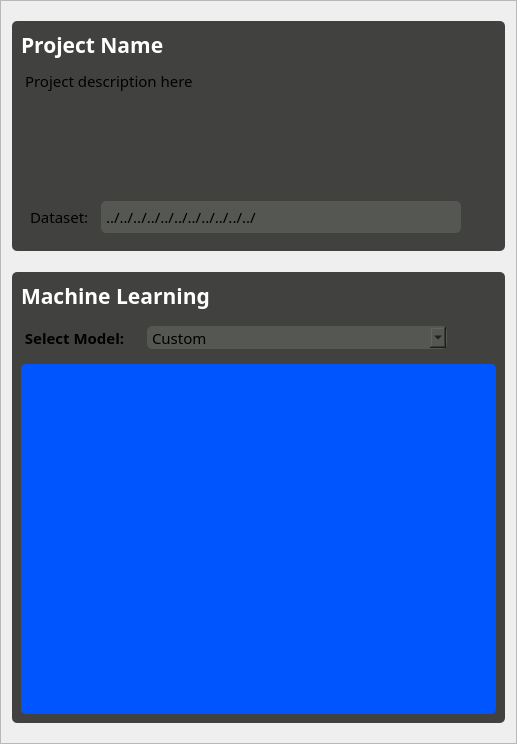
            <widget class="QFrame" name="descriptionMLFrame">
             <property name="sizePolicy">
              <sizepolicy hsizetype="Expanding" vsizetype="Expanding">
               <horstretch>0</horstretch>
               <verstretch>0</verstretch>
              </sizepolicy>
             </property>
             <property name="maximumSize">
              <size>
               <width>700</width>
               <height>16777215</height>
              </size>
             </property>
             <property name="frameShape">
              <enum>QFrame::StyledPanel</enum>
             </property>
             <property name="frameShadow">
              <enum>QFrame::Raised</enum>
             </property>
             <layout class="QVBoxLayout" name="verticalLayout_15">
              <property name="topMargin">
               <number>20</number>
              </property>
              <property name="bottomMargin">
               <number>20</number>
              </property>
              <item>
               <widget class="QFrame" name="descriptionFrame">
                <property name="sizePolicy">
                 <sizepolicy hsizetype="Preferred" vsizetype="Fixed">
                  <horstretch>0</horstretch>
                  <verstretch>0</verstretch>
                 </sizepolicy>
                </property>
                <property name="minimumSize">
                 <size>
                  <width>0</width>
                  <height>200</height>
                 </size>
                </property>
                <property name="maximumSize">
                 <size>
                  <width>16777215</width>
                  <height>250</height>
                 </size>
                </property>
                <property name="styleSheet">
                 <string notr="true">background-color: rgb(65, 66, 64);
border-radius: 5px;</string>
                </property>
                <property name="frameShape">
                 <enum>QFrame::StyledPanel</enum>
                </property>
                <property name="frameShadow">
                 <enum>QFrame::Raised</enum>
                </property>
                <layout class="QVBoxLayout" name="verticalLayout_17">
                 <property name="topMargin">
                  <number>9</number>
                 </property>
                 <property name="bottomMargin">
                  <number>9</number>
                 </property>
                 <item>
                  <widget class="QLabel" name="projectNameLbl">
                   <property name="sizePolicy">
                    <sizepolicy hsizetype="Preferred" vsizetype="Preferred">
                     <horstretch>0</horstretch>
                     <verstretch>0</verstretch>
                    </sizepolicy>
                   </property>
                   <property name="minimumSize">
                    <size>
                     <width>0</width>
                     <height>30</height>
                    </size>
                   </property>
                   <property name="maximumSize">
                    <size>
                     <width>210</width>
                     <height>16777215</height>
                    </size>
                   </property>
                   <property name="font">
                    <font>
                     <family>Gotham Rounded</family>
                     <pointsize>16</pointsize>
                     <weight>75</weight>
                     <italic>false</italic>
                     <bold>true</bold>
                    </font>
                   </property>
                   <property name="styleSheet">
                    <string notr="true">background-color: rgb(65, 66, 64);
border-color: rgb(65, 66, 64);
font: 75 bold 16pt &quot;Gotham Rounded&quot;;
color: rgb(255, 255, 255);</string>
                   </property>
                   <property name="text">
                    <string>Project Name</string>
                   </property>
                   <property name="textFormat">
                    <enum>Qt::PlainText</enum>
                   </property>
                   <property name="alignment">
                    <set>Qt::AlignLeading|Qt::AlignLeft|Qt::AlignVCenter</set>
                   </property>
                   <property name="margin">
                    <number>3</number>
                   </property>
                  </widget>
                 </item>
                 <item>
                  <widget class="QTextEdit" name="projectDescriptionEdit">
                   <property name="sizePolicy">
                    <sizepolicy hsizetype="Preferred" vsizetype="Preferred">
                     <horstretch>0</horstretch>
                     <verstretch>0</verstretch>
                    </sizepolicy>
                   </property>
                   <property name="maximumSize">
                    <size>
                     <width>16777215</width>
                     <height>120</height>
                    </size>
                   </property>
                   <property name="font">
                    <font>
                     <family>Gotham Rounded</family>
                     <pointsize>11</pointsize>
                     <weight>75</weight>
                     <italic>false</italic>
                     <bold>true</bold>
                     <kerning>true</kerning>
                    </font>
                   </property>
                   <property name="styleSheet">
                    <string notr="true">font: 75 bold 11pt &quot;Gotham Rounded&quot;;</string>
                   </property>
                   <property name="autoFormatting">
                    <set>QTextEdit::AutoBulletList</set>
                   </property>
                   <property name="readOnly">
                    <bool>true</bool>
                   </property>
                   <property name="html">
                    <string>&lt;!DOCTYPE HTML PUBLIC &quot;-//W3C//DTD HTML 4.0//EN&quot; &quot;http://www.w3.org/TR/REC-html40/strict.dtd&quot;&gt;
&lt;html&gt;&lt;head&gt;&lt;meta name=&quot;qrichtext&quot; content=&quot;1&quot; /&gt;&lt;style type=&quot;text/css&quot;&gt;
p, li { white-space: pre-wrap; }
&lt;/style&gt;&lt;/head&gt;&lt;body style=&quot; font-family:'Gotham Rounded'; font-size:11pt; font-weight:600; font-style:normal;&quot;&gt;
&lt;p align=&quot;justify&quot; style=&quot; margin-top:0px; margin-bottom:0px; margin-left:0px; margin-right:0px; -qt-block-indent:0; text-indent:0px;&quot;&gt;&lt;span style=&quot; font-weight:96;&quot;&gt;Project description here&lt;/span&gt;&lt;/p&gt;&lt;/body&gt;&lt;/html&gt;</string>
                   </property>
                  </widget>
                 </item>
                 <item>
                  <widget class="QFrame" name="datasetPathFrame">
                   <property name="sizePolicy">
                    <sizepolicy hsizetype="Preferred" vsizetype="Preferred">
                     <horstretch>0</horstretch>
                     <verstretch>0</verstretch>
                    </sizepolicy>
                   </property>
                   <property name="minimumSize">
                    <size>
                     <width>0</width>
                     <height>50</height>
                    </size>
                   </property>
                   <property name="frameShape">
                    <enum>QFrame::StyledPanel</enum>
                   </property>
                   <property name="frameShadow">
                    <enum>QFrame::Raised</enum>
                   </property>
                   <layout class="QHBoxLayout" name="horizontalLayout_7">
                    <item>
                     <widget class="QLabel" name="datasetLbl">
                      <property name="sizePolicy">
                       <sizepolicy hsizetype="Fixed" vsizetype="Preferred">
                        <horstretch>0</horstretch>
                        <verstretch>0</verstretch>
                       </sizepolicy>
                      </property>
                      <property name="minimumSize">
                       <size>
                        <width>65</width>
                        <height>0</height>
                       </size>
                      </property>
                      <property name="maximumSize">
                       <size>
                        <width>50</width>
                        <height>16777215</height>
                       </size>
                      </property>
                      <property name="font">
                       <font>
                        <family>Gotham Rounded</family>
                        <pointsize>11</pointsize>
                        <weight>9</weight>
                        <italic>false</italic>
                        <bold>false</bold>
                       </font>
                      </property>
                      <property name="text">
                       <string>Dataset:</string>
                      </property>
                     </widget>
                    </item>
                    <item>
                     <widget class="QLabel" name="datasetPathLbl">
                      <property name="font">
                       <font>
                        <family>Gotham Rounded</family>
                        <pointsize>11</pointsize>
                        <weight>9</weight>
                        <italic>false</italic>
                        <bold>false</bold>
                       </font>
                      </property>
                      <property name="styleSheet">
                       <string notr="true">background-color: rgb(85, 87, 83);
border : 1px solid;
border-radius: 5px;
border-color:  rgb(85, 87, 83);</string>
                      </property>
                      <property name="lineWidth">
                       <number>1</number>
                      </property>
                      <property name="midLineWidth">
                       <number>0</number>
                      </property>
                      <property name="text">
                       <string>../../../../../../../../../../../</string>
                      </property>
                     </widget>
                    </item>
                    <item>
                     <widget class="QPushButton" name="datasetPathBtn">
                      <property name="minimumSize">
                       <size>
                        <width>0</width>
                        <height>0</height>
                       </size>
                      </property>
                      <property name="maximumSize">
                       <size>
                        <width>20</width>
                        <height>16777215</height>
                       </size>
                      </property>
                      <property name="text">
                       <string/>
                      </property>
                      <property name="icon">
                       <iconset>
                        <normaloff>icons/icons8-ellipsis-20.png</normaloff>icons/icons8-ellipsis-20.png</iconset>
                      </property>
                      <property name="iconSize">
                       <size>
                        <width>12</width>
                        <height>12</height>
                       </size>
                      </property>
                     </widget>
                    </item>
                   </layout>
                  </widget>
                 </item>
                </layout>
               </widget>
              </item>
              <item>
               <spacer name="verticalSpacer_10">
                <property name="orientation">
                 <enum>Qt::Vertical</enum>
                </property>
                <property name="sizeType">
                 <enum>QSizePolicy::Fixed</enum>
                </property>
                <property name="sizeHint" stdset="0">
                 <size>
                  <width>20</width>
                  <height>15</height>
                 </size>
                </property>
               </spacer>
              </item>
              <item>
               <widget class="QFrame" name="mlInfoFrame">
                <property name="minimumSize">
                 <size>
                  <width>0</width>
                  <height>0</height>
                 </size>
                </property>
                <property name="styleSheet">
                 <string notr="true">background-color: rgb(65, 66, 64);
border-radius: 5px;</string>
                </property>
                <property name="frameShape">
                 <enum>QFrame::StyledPanel</enum>
                </property>
                <property name="frameShadow">
                 <enum>QFrame::Raised</enum>
                </property>
                <layout class="QVBoxLayout" name="verticalLayout_24">
                 <property name="spacing">
                  <number>6</number>
                 </property>
                 <property name="bottomMargin">
                  <number>9</number>
                 </property>
                 <item>
                  <widget class="QLabel" name="mlFrameLbl">
                   <property name="minimumSize">
                    <size>
                     <width>0</width>
                     <height>30</height>
                    </size>
                   </property>
                   <property name="maximumSize">
                    <size>
                     <width>250</width>
                     <height>16777215</height>
                    </size>
                   </property>
                   <property name="font">
                    <font>
                     <family>Gotham Rounded</family>
                     <pointsize>16</pointsize>
                     <weight>75</weight>
                     <italic>false</italic>
                     <bold>true</bold>
                    </font>
                   </property>
                   <property name="styleSheet">
                    <string notr="true">background-color: rgb(65, 66, 64);
border-color: rgb(65, 66, 64);
font: 75 bold 16pt &quot;Gotham Rounded&quot;;
color: rgb(255, 255, 255);</string>
                   </property>
                   <property name="text">
                    <string>Machine Learning</string>
                   </property>
                   <property name="alignment">
                    <set>Qt::AlignLeading|Qt::AlignLeft|Qt::AlignVCenter</set>
                   </property>
                   <property name="margin">
                    <number>3</number>
                   </property>
                  </widget>
                 </item>
                 <item>
                  <widget class="QFrame" name="mdlFrame">
                   <property name="sizePolicy">
                    <sizepolicy hsizetype="Fixed" vsizetype="Fixed">
                     <horstretch>0</horstretch>
                     <verstretch>0</verstretch>
                    </sizepolicy>
                   </property>
                   <property name="minimumSize">
                    <size>
                     <width>0</width>
                     <height>0</height>
                    </size>
                   </property>
                   <property name="maximumSize">
                    <size>
                     <width>16777215</width>
                     <height>41</height>
                    </size>
                   </property>
                   <property name="styleSheet">
                    <string notr="true">font: 75 11pt &quot;Gotham Rounded&quot;;</string>
                   </property>
                   <property name="frameShape">
                    <enum>QFrame::StyledPanel</enum>
                   </property>
                   <property name="frameShadow">
                    <enum>QFrame::Raised</enum>
                   </property>
                   <layout class="QHBoxLayout" name="horizontalLayout_9">
                    <property name="leftMargin">
                     <number>0</number>
                    </property>
                    <item>
                     <widget class="QLabel" name="mdlSelLbl">
                      <property name="sizePolicy">
                       <sizepolicy hsizetype="Fixed" vsizetype="Preferred">
                        <horstretch>0</horstretch>
                        <verstretch>0</verstretch>
                       </sizepolicy>
                      </property>
                      <property name="minimumSize">
                       <size>
                        <width>120</width>
                        <height>0</height>
                       </size>
                      </property>
                      <property name="maximumSize">
                       <size>
                        <width>0</width>
                        <height>16777215</height>
                       </size>
                      </property>
                      <property name="font">
                       <font>
                        <family>Gotham Rounded</family>
                        <pointsize>11</pointsize>
                        <weight>75</weight>
                        <italic>false</italic>
                        <bold>true</bold>
                       </font>
                      </property>
                      <property name="styleSheet">
                       <string notr="true">font: 75 bold  11pt &quot;Gotham Rounded&quot;;</string>
                      </property>
                      <property name="text">
                       <string> Select Model:</string>
                      </property>
                     </widget>
                    </item>
                    <item>
                     <widget class="QComboBox" name="comboBox">
                      <property name="minimumSize">
                       <size>
                        <width>300</width>
                        <height>0</height>
                       </size>
                      </property>
                      <property name="maximumSize">
                       <size>
                        <width>400</width>
                        <height>16777215</height>
                       </size>
                      </property>
                      <property name="font">
                       <font>
                        <family>Gotham Rounded</family>
                        <pointsize>11</pointsize>
                        <weight>9</weight>
                        <italic>false</italic>
                        <bold>false</bold>
                       </font>
                      </property>
                      <property name="styleSheet">
                       <string notr="true">background-color: rgb(85, 87, 83);
border : 1px solid;
border-radius: 5px;
border-color:  rgb(85, 87, 83);</string>
                      </property>
                      <property name="currentText">
                       <string>Custom</string>
                      </property>
                      <item>
                       <property name="text">
                        <string>Custom</string>
                       </property>
                      </item>
                     </widget>
                    </item>
                    <item>
                     <spacer name="horizontalSpacer_11">
                      <property name="orientation">
                       <enum>Qt::Horizontal</enum>
                      </property>
                      <property name="sizeType">
                       <enum>QSizePolicy::Preferred</enum>
                      </property>
                      <property name="sizeHint" stdset="0">
                       <size>
                        <width>40</width>
                        <height>20</height>
                       </size>
                      </property>
                     </spacer>
                    </item>
                   </layout>
                  </widget>
                 </item>
                 <item>
                  <widget class="PlotWidget" name="graphWidget" native="true">
                   <property name="sizePolicy">
                    <sizepolicy hsizetype="Expanding" vsizetype="Expanding">
                     <horstretch>0</horstretch>
                     <verstretch>0</verstretch>
                    </sizepolicy>
                   </property>
                   <property name="minimumSize">
                    <size>
                     <width>0</width>
                     <height>350</height>
                    </size>
                   </property>
                   <property name="maximumSize">
                    <size>
                     <width>16777215</width>
                     <height>600</height>
                    </size>
                   </property>
                   <property name="styleSheet">
                    <string notr="true">background-color: rgb(0, 85, 255);</string>
                   </property>
                  </widget>
                 </item>
                </layout>
               </widget>
              </item>
             </layout>
            </widget>
